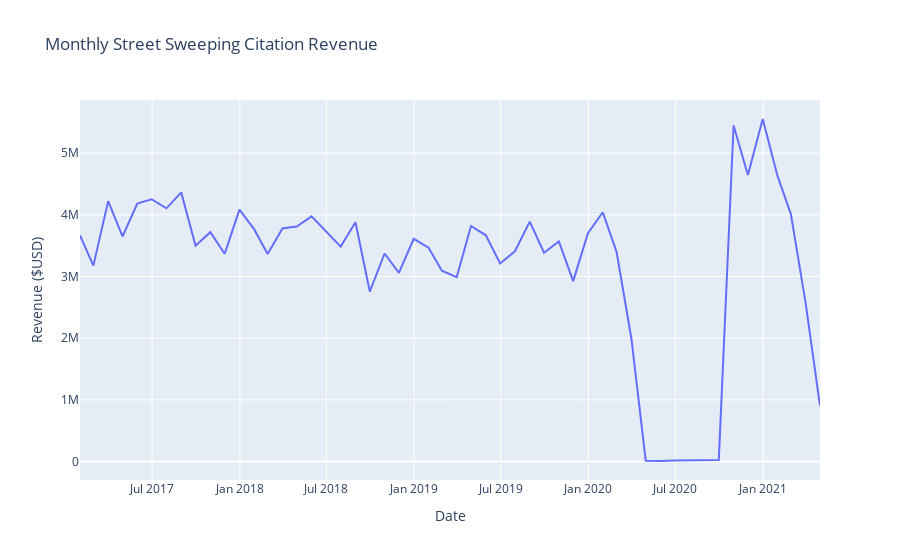

Notebook source saved alongside this figure:
### Code cell
fig = go.Figure(go.Scatter(
    x = df_m.index,
    y = df_m.fine_amount,
    hovertemplate = '$%{y:,.0f}',
    name='Revenue'))

fig.update_layout(legend_title_text=None,
                  hovermode="x unified",
                  title='Monthly Street Sweeping Citation Revenue',
                  xaxis_title="Date",
                  yaxis_title="Revenue ($USD)")

fig.show()
